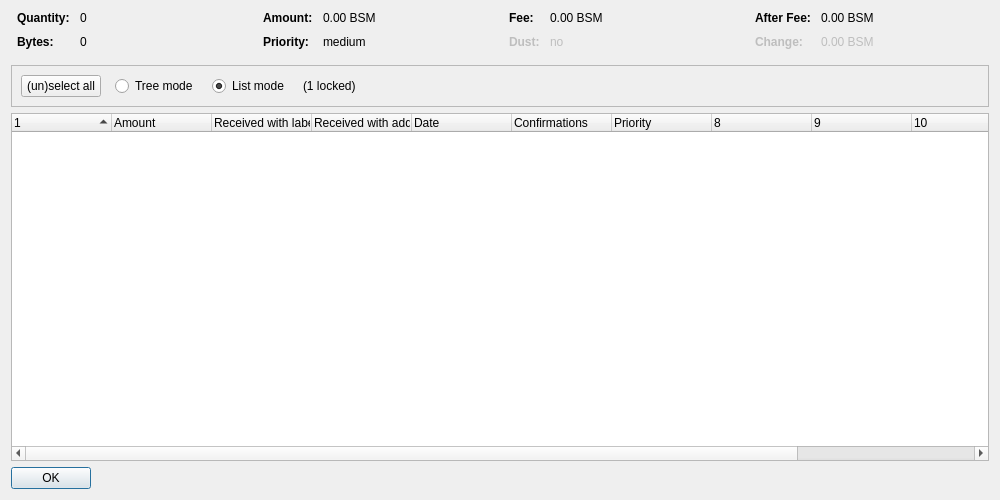
<?xml version="1.0" encoding="UTF-8"?>
<ui version="4.0">
 <class>CoinControlDialog</class>
 <widget class="QDialog" name="CoinControlDialog">
  <property name="geometry">
   <rect>
    <x>0</x>
    <y>0</y>
    <width>1000</width>
    <height>500</height>
   </rect>
  </property>
  <property name="windowTitle">
   <string>Coin Selection</string>
  </property>
  <property name="styleSheet">
   <string notr="true"/>
  </property>
  <layout class="QVBoxLayout" name="verticalLayout">
   <item>
    <layout class="QHBoxLayout" name="horizontalLayoutTop" stretch="0,0,0,0">
     <property name="topMargin">
      <number>0</number>
     </property>
     <property name="bottomMargin">
      <number>10</number>
     </property>
     <item>
      <layout class="QFormLayout" name="formLayoutCoinControl1">
       <property name="horizontalSpacing">
        <number>10</number>
       </property>
       <property name="verticalSpacing">
        <number>10</number>
       </property>
       <property name="leftMargin">
        <number>6</number>
       </property>
       <property name="rightMargin">
        <number>6</number>
       </property>
       <item row="0" column="0">
        <widget class="QLabel" name="labelCoinControlQuantityText">
         <property name="font">
          <font>
           <weight>75</weight>
           <bold>true</bold>
          </font>
         </property>
         <property name="text">
          <string>Quantity:</string>
         </property>
        </widget>
       </item>
       <item row="0" column="1">
        <widget class="QLabel" name="labelCoinControlQuantity">
         <property name="cursor">
          <cursorShape>IBeamCursor</cursorShape>
         </property>
         <property name="contextMenuPolicy">
          <enum>Qt::ActionsContextMenu</enum>
         </property>
         <property name="text">
          <string notr="true">0</string>
         </property>
         <property name="textInteractionFlags">
          <set>Qt::LinksAccessibleByMouse|Qt::TextSelectableByKeyboard|Qt::TextSelectableByMouse</set>
         </property>
        </widget>
       </item>
       <item row="1" column="0">
        <widget class="QLabel" name="labelCoinControlBytesText">
         <property name="font">
          <font>
           <weight>75</weight>
           <bold>true</bold>
          </font>
         </property>
         <property name="text">
          <string>Bytes:</string>
         </property>
        </widget>
       </item>
       <item row="1" column="1">
        <widget class="QLabel" name="labelCoinControlBytes">
         <property name="cursor">
          <cursorShape>IBeamCursor</cursorShape>
         </property>
         <property name="contextMenuPolicy">
          <enum>Qt::ActionsContextMenu</enum>
         </property>
         <property name="text">
          <string notr="true">0</string>
         </property>
         <property name="textInteractionFlags">
          <set>Qt::LinksAccessibleByMouse|Qt::TextSelectableByKeyboard|Qt::TextSelectableByMouse</set>
         </property>
        </widget>
       </item>
      </layout>
     </item>
     <item>
      <layout class="QFormLayout" name="formLayoutCoinControl2">
       <property name="horizontalSpacing">
        <number>10</number>
       </property>
       <property name="verticalSpacing">
        <number>10</number>
       </property>
       <property name="leftMargin">
        <number>6</number>
       </property>
       <property name="rightMargin">
        <number>6</number>
       </property>
       <item row="0" column="0">
        <widget class="QLabel" name="labelCoinControlAmountText">
         <property name="font">
          <font>
           <weight>75</weight>
           <bold>true</bold>
          </font>
         </property>
         <property name="text">
          <string>Amount:</string>
         </property>
        </widget>
       </item>
       <item row="0" column="1">
        <widget class="QLabel" name="labelCoinControlAmount">
         <property name="cursor">
          <cursorShape>IBeamCursor</cursorShape>
         </property>
         <property name="contextMenuPolicy">
          <enum>Qt::ActionsContextMenu</enum>
         </property>
         <property name="text">
          <string notr="true">0.00 BSM</string>
         </property>
         <property name="textInteractionFlags">
          <set>Qt::LinksAccessibleByMouse|Qt::TextSelectableByKeyboard|Qt::TextSelectableByMouse</set>
         </property>
        </widget>
       </item>
       <item row="1" column="0">
        <widget class="QLabel" name="labelCoinControlPriorityText">
         <property name="font">
          <font>
           <weight>75</weight>
           <bold>true</bold>
          </font>
         </property>
         <property name="text">
          <string>Priority:</string>
         </property>
        </widget>
       </item>
       <item row="1" column="1">
        <widget class="QLabel" name="labelCoinControlPriority">
         <property name="cursor">
          <cursorShape>IBeamCursor</cursorShape>
         </property>
         <property name="contextMenuPolicy">
          <enum>Qt::ActionsContextMenu</enum>
         </property>
         <property name="text">
          <string notr="true">medium</string>
         </property>
         <property name="textInteractionFlags">
          <set>Qt::LinksAccessibleByMouse|Qt::TextSelectableByKeyboard|Qt::TextSelectableByMouse</set>
         </property>
        </widget>
       </item>
      </layout>
     </item>
     <item>
      <layout class="QFormLayout" name="formLayoutCoinControl3">
       <property name="horizontalSpacing">
        <number>10</number>
       </property>
       <property name="verticalSpacing">
        <number>10</number>
       </property>
       <property name="leftMargin">
        <number>6</number>
       </property>
       <property name="rightMargin">
        <number>6</number>
       </property>
       <item row="0" column="0">
        <widget class="QLabel" name="labelCoinControlFeeText">
         <property name="font">
          <font>
           <weight>75</weight>
           <bold>true</bold>
          </font>
         </property>
         <property name="text">
          <string>Fee:</string>
         </property>
        </widget>
       </item>
       <item row="0" column="1">
        <widget class="QLabel" name="labelCoinControlFee">
         <property name="cursor">
          <cursorShape>IBeamCursor</cursorShape>
         </property>
         <property name="contextMenuPolicy">
          <enum>Qt::ActionsContextMenu</enum>
         </property>
         <property name="text">
          <string notr="true">0.00 BSM</string>
         </property>
         <property name="textInteractionFlags">
          <set>Qt::LinksAccessibleByMouse|Qt::TextSelectableByKeyboard|Qt::TextSelectableByMouse</set>
         </property>
        </widget>
       </item>
       <item row="1" column="0">
        <widget class="QLabel" name="labelCoinControlLowOutputText">
         <property name="enabled">
          <bool>false</bool>
         </property>
         <property name="font">
          <font>
           <weight>75</weight>
           <bold>true</bold>
          </font>
         </property>
         <property name="text">
          <string>Dust:</string>
         </property>
        </widget>
       </item>
       <item row="1" column="1">
        <widget class="QLabel" name="labelCoinControlLowOutput">
         <property name="enabled">
          <bool>false</bool>
         </property>
         <property name="cursor">
          <cursorShape>IBeamCursor</cursorShape>
         </property>
         <property name="contextMenuPolicy">
          <enum>Qt::ActionsContextMenu</enum>
         </property>
         <property name="text">
          <string notr="true">no</string>
         </property>
         <property name="textInteractionFlags">
          <set>Qt::LinksAccessibleByMouse|Qt::TextSelectableByKeyboard|Qt::TextSelectableByMouse</set>
         </property>
        </widget>
       </item>
      </layout>
     </item>
     <item>
      <layout class="QFormLayout" name="formLayoutCoinControl4">
       <property name="horizontalSpacing">
        <number>10</number>
       </property>
       <property name="verticalSpacing">
        <number>10</number>
       </property>
       <property name="leftMargin">
        <number>6</number>
       </property>
       <property name="rightMargin">
        <number>6</number>
       </property>
       <item row="0" column="0">
        <widget class="QLabel" name="labelCoinControlAfterFeeText">
         <property name="font">
          <font>
           <weight>75</weight>
           <bold>true</bold>
          </font>
         </property>
         <property name="text">
          <string>After Fee:</string>
         </property>
        </widget>
       </item>
       <item row="0" column="1">
        <widget class="QLabel" name="labelCoinControlAfterFee">
         <property name="cursor">
          <cursorShape>IBeamCursor</cursorShape>
         </property>
         <property name="contextMenuPolicy">
          <enum>Qt::ActionsContextMenu</enum>
         </property>
         <property name="text">
          <string notr="true">0.00 BSM</string>
         </property>
         <property name="textInteractionFlags">
          <set>Qt::LinksAccessibleByMouse|Qt::TextSelectableByKeyboard|Qt::TextSelectableByMouse</set>
         </property>
        </widget>
       </item>
       <item row="1" column="0">
        <widget class="QLabel" name="labelCoinControlChangeText">
         <property name="enabled">
          <bool>false</bool>
         </property>
         <property name="font">
          <font>
           <weight>75</weight>
           <bold>true</bold>
          </font>
         </property>
         <property name="text">
          <string>Change:</string>
         </property>
        </widget>
       </item>
       <item row="1" column="1">
        <widget class="QLabel" name="labelCoinControlChange">
         <property name="enabled">
          <bool>false</bool>
         </property>
         <property name="cursor">
          <cursorShape>IBeamCursor</cursorShape>
         </property>
         <property name="contextMenuPolicy">
          <enum>Qt::ActionsContextMenu</enum>
         </property>
         <property name="text">
          <string notr="true">0.00 BSM</string>
         </property>
         <property name="textInteractionFlags">
          <set>Qt::LinksAccessibleByMouse|Qt::TextSelectableByKeyboard|Qt::TextSelectableByMouse</set>
         </property>
        </widget>
       </item>
      </layout>
     </item>
    </layout>
   </item>
   <item>
    <widget class="QFrame" name="frame">
     <property name="minimumSize">
      <size>
       <width>0</width>
       <height>40</height>
      </size>
     </property>
     <property name="frameShape">
      <enum>QFrame::StyledPanel</enum>
     </property>
     <property name="frameShadow">
      <enum>QFrame::Sunken</enum>
     </property>
     <layout class="QHBoxLayout" name="horizontalLayout">
      <item>
       <layout class="QHBoxLayout" name="horizontalLayoutPanel" stretch="0,0,0,0,0">
        <property name="spacing">
         <number>14</number>
        </property>
        <item>
         <widget class="QPushButton" name="pushButtonSelectAll">
          <property name="sizePolicy">
           <sizepolicy hsizetype="Maximum" vsizetype="Fixed">
            <horstretch>0</horstretch>
            <verstretch>0</verstretch>
           </sizepolicy>
          </property>
          <property name="styleSheet">
           <string notr="true"/>
          </property>
          <property name="text">
           <string>(un)select all</string>
          </property>
          <property name="autoDefault">
           <bool>false</bool>
          </property>
         </widget>
        </item>
        <item>
         <widget class="QRadioButton" name="radioTreeMode">
          <property name="sizePolicy">
           <sizepolicy hsizetype="Maximum" vsizetype="Fixed">
            <horstretch>0</horstretch>
            <verstretch>0</verstretch>
           </sizepolicy>
          </property>
          <property name="text">
           <string>Tree mode</string>
          </property>
         </widget>
        </item>
        <item>
         <widget class="QRadioButton" name="radioListMode">
          <property name="sizePolicy">
           <sizepolicy hsizetype="Maximum" vsizetype="Fixed">
            <horstretch>0</horstretch>
            <verstretch>0</verstretch>
           </sizepolicy>
          </property>
          <property name="text">
           <string>List mode</string>
          </property>
          <property name="checked">
           <bool>true</bool>
          </property>
         </widget>
        </item>
        <item>
         <widget class="QLabel" name="labelLocked">
          <property name="text">
           <string notr="true">(1 locked)</string>
          </property>
         </widget>
        </item>
        <item>
         <spacer name="horizontalSpacer">
          <property name="orientation">
           <enum>Qt::Horizontal</enum>
          </property>
          <property name="sizeHint" stdset="0">
           <size>
            <width>40</width>
            <height>20</height>
           </size>
          </property>
         </spacer>
        </item>
       </layout>
      </item>
     </layout>
    </widget>
   </item>
   <item>
    <widget class="CoinControlTreeWidget" name="treeWidget">
     <property name="contextMenuPolicy">
      <enum>Qt::CustomContextMenu</enum>
     </property>
     <property name="styleSheet">
      <string notr="true"/>
     </property>
     <property name="sortingEnabled">
      <bool>false</bool>
     </property>
     <property name="columnCount">
      <number>12</number>
     </property>
     <attribute name="headerShowSortIndicator" stdset="0">
      <bool>true</bool>
     </attribute>
     <attribute name="headerStretchLastSection">
      <bool>false</bool>
     </attribute>
     <column>
      <property name="text">
       <string/>
      </property>
     </column>
     <column>
      <property name="text">
       <string>Amount</string>
      </property>
     </column>
     <column>
      <property name="text">
       <string>Received with label</string>
      </property>
     </column>
     <column>
      <property name="text">
       <string>Received with address</string>
      </property>
     </column>
     <column>
      <property name="text">
       <string>Date</string>
      </property>
     </column>
     <column>
      <property name="text">
       <string>Confirmations</string>
      </property>
      <property name="toolTip">
       <string>Confirmed</string>
      </property>
     </column>
     <column>
      <property name="text">
       <string>Priority</string>
      </property>
     </column>
     <column>
      <property name="text">
       <string/>
      </property>
     </column>
     <column>
      <property name="text">
       <string/>
      </property>
     </column>
     <column>
      <property name="text">
       <string/>
      </property>
     </column>
     <column>
      <property name="text">
       <string/>
      </property>
     </column>
     <column>
      <property name="text">
       <string/>
      </property>
     </column>
    </widget>
   </item>
   <item>
    <widget class="QDialogButtonBox" name="buttonBox">
     <property name="sizePolicy">
      <sizepolicy hsizetype="Maximum" vsizetype="Fixed">
       <horstretch>0</horstretch>
       <verstretch>0</verstretch>
      </sizepolicy>
     </property>
     <property name="styleSheet">
      <string notr="true"/>
     </property>
     <property name="orientation">
      <enum>Qt::Horizontal</enum>
     </property>
     <property name="standardButtons">
      <set>QDialogButtonBox::Ok</set>
     </property>
    </widget>
   </item>
  </layout>
 </widget>
 <customwidgets>
  <customwidget>
   <class>CoinControlTreeWidget</class>
   <extends>QTreeWidget</extends>
   <header>coincontroltreewidget.h</header>
  </customwidget>
 </customwidgets>
 <resources/>
 <connections/>
</ui>
